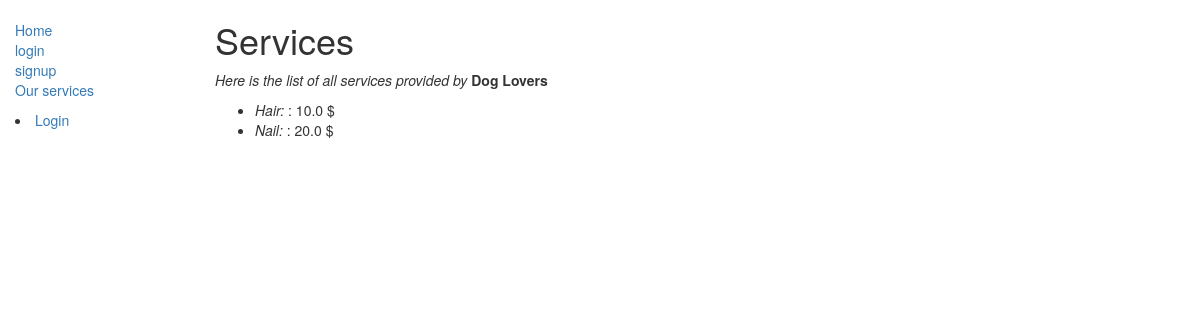
Before: /doggroomer/services/ with the older database file.
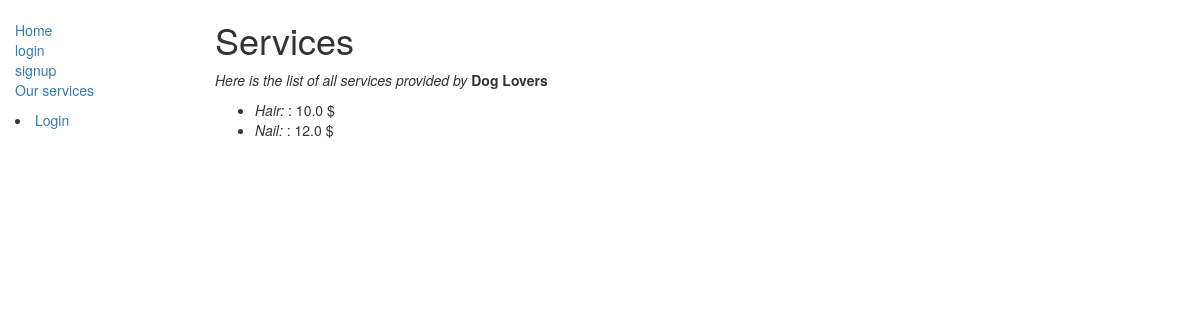
After: the same page with the newer database file.
### doggroomer/models.py (models this page shows, shortened)
class Option(models.Model):
    name = models.CharField(max_length=200, help_text="Enter grooming option here")
    price = models.FloatField("Price to be charged")

### doggroomer/views.py (the view)
# urls.py: path('services/', views.services, name='services'),
def services(request):
    return render(request, 'services.html', context={'services': Option.objects.all()})

### doggroomer/templates/services.html
{% extends "base_generic.html" %}
{% block content %}
<h1>Services</h1>
{% load static %}
  <p><em>Here is the list of all services provided by</em> <strong> Dog Lovers</strong></p>
{%  if services %}
  <ul>
  {% for service in services %}
    <li><em>{{service.name}}: </em> : </em> {{service.price}} $ </li>
  {% endfor %}
  </ul>
{% endif %}
{% endblock %}

Changed rows visible on the page:
changed Option "Nail": price "20.0" → "12.0"
